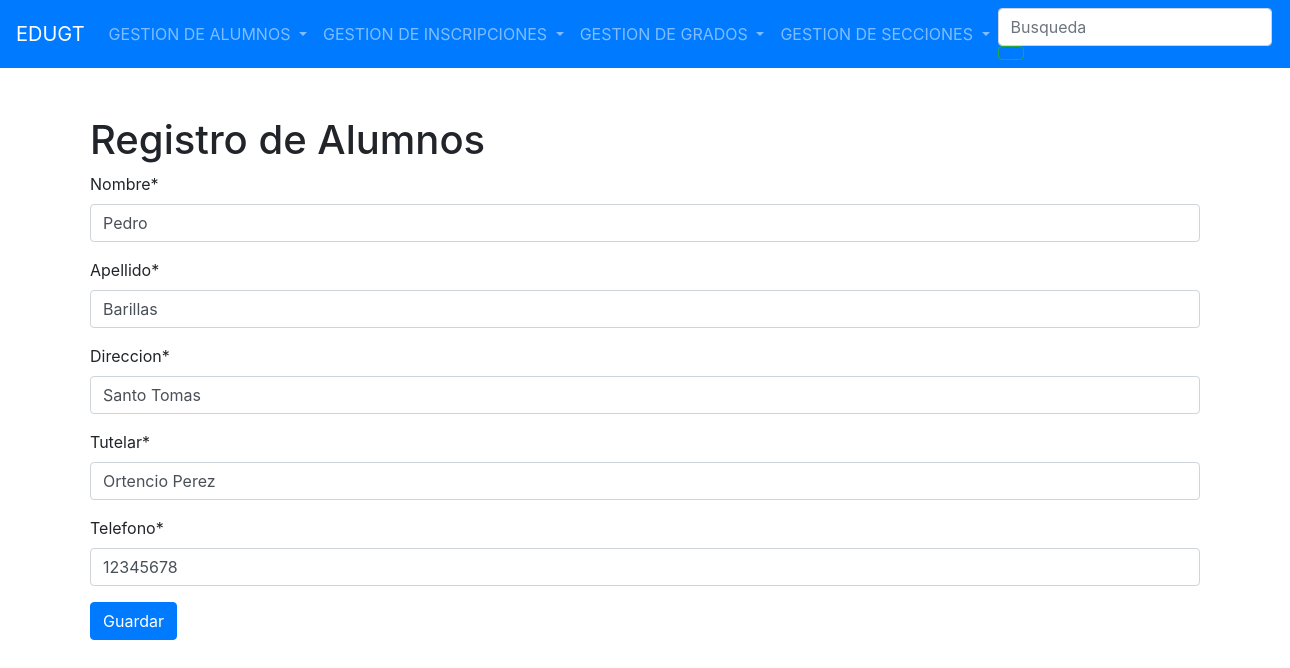
The app's page /editarAlumnos/1, older data.
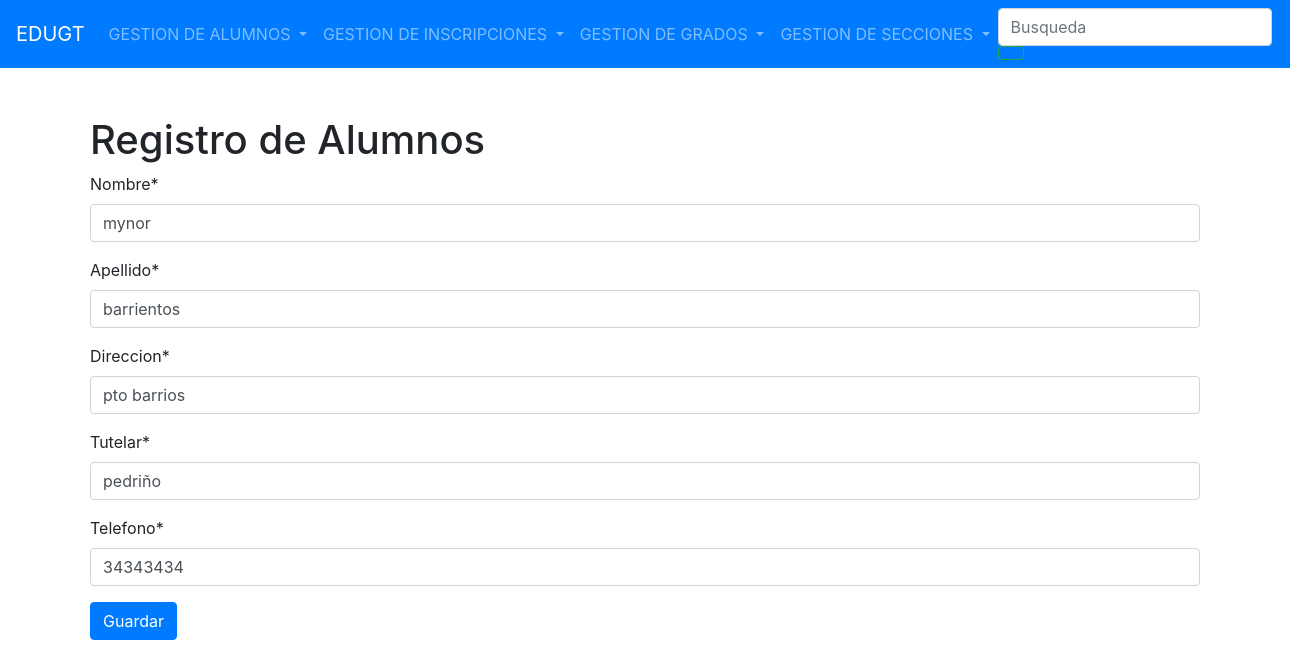
The same page, newer data.
### Models/Alumno/models.py (models this page shows, shortened)
class Alumno(models.Model):
    id_alumno= models.AutoField(primary_key=True)
    Nombre =  models.CharField(max_length=30)
    Apellido = models.CharField(max_length=30)
    Direccion = models.CharField(max_length=30)
    Tutelar = models.CharField(max_length=30)
    Telefono= models.IntegerField()

### Models/Alumno/views.py (the view)
# urls.py: path("editarAlumnos/<id>",FormularioAlumnoView.modificarA, name="MODIFICARLU"),
    def modificarA(request, id):
            MOD= Alumno.objects.get(id_alumno=id)
            data = {
                'form': FormularioAlumno(instance=MOD)
            }
            if request.method == 'POST':
                formulario = FormularioAlumno(data=request.POST, instance=MOD)
                if formulario.is_valid():
                    formulario.save()
                    data['mensaje'] = "Se ha actualizado el registro."
                    data['form'] = formulario
            return render(request, 'Modificar_alumno.html', data)

### Models/Alumno/FormsA.py
class FormularioAlumno(forms.ModelForm):
    class Meta:
        model = Alumno
        fields = '__all__'

### Templates/Modificar_alumno.html (shortened to what this page needs)
{% extends 'index.html' %}
{% load crispy_forms_tags %}
{% block content %}
  <div id="content-wrapper" class="d-flex flex-column">
    <h1>Registro de Alumnos </h1>
    <form action = "" method="POST" >
        {{ form|crispy}}
            <button type="submit" class="btn btn-primary">Guardar</button>
    </form>
    </div>
{% endblock %}

Row changes from the older to the newer data that the page shows:
changed Alumno: Nombre "Pedro" → "mynor"; Apellido "Barillas" → "barrientos"; Direccion "Santo Tomas" → "pto barrios"; Tutelar "Ortencio Perez" → "pedriño"; Telefono "12345678" → "34343434"
